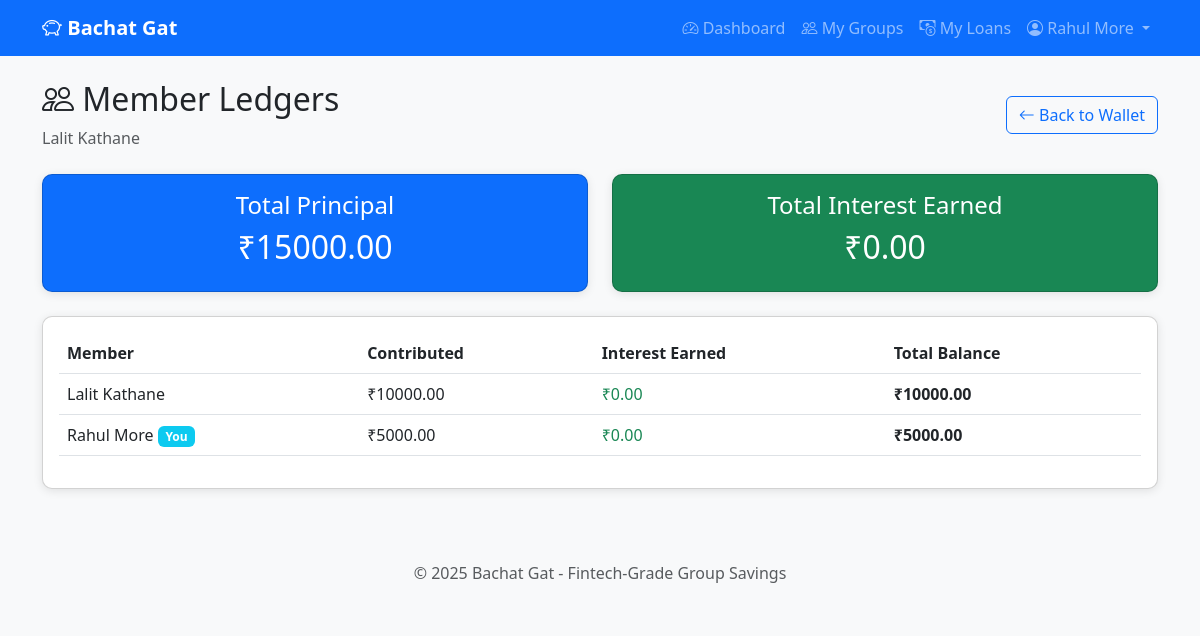
Page /groups/1/wallet/ledgers (signed in) on the earlier database version.
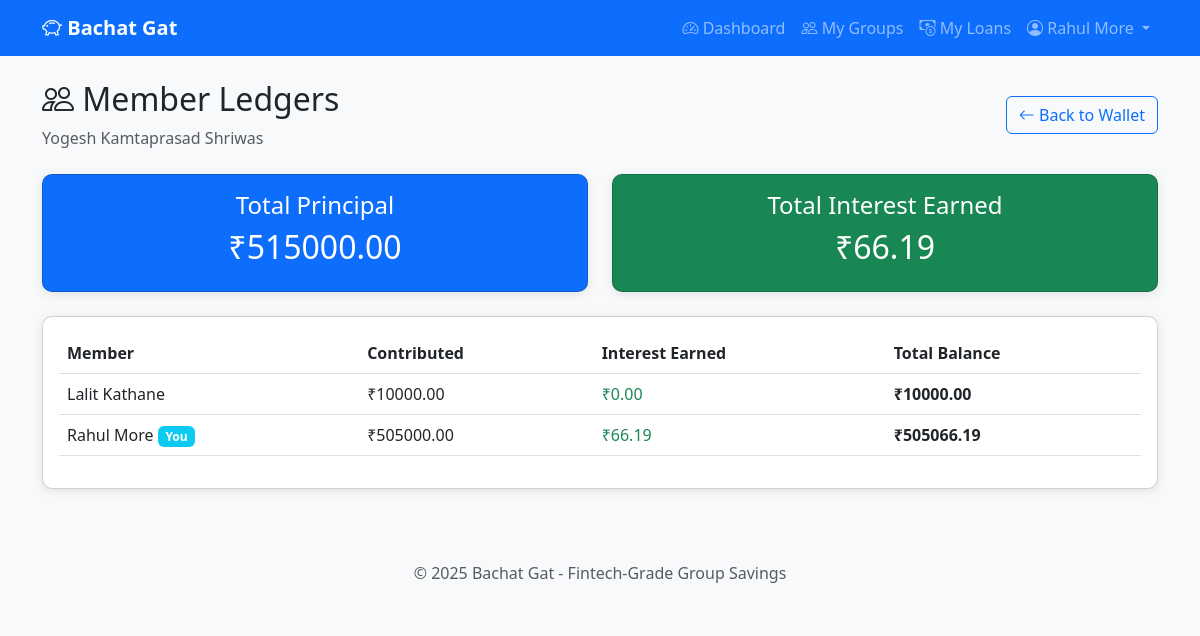
Same page on the later database version.
### app/models.py (models this page shows, shortened)
class Group(db.Model):
    __tablename__ = 'groups'
    id = db.Column(db.Integer, primary_key=True)
    name = db.Column(db.String(100), nullable=False)
    description = db.Column(db.String(500))
    created_by = db.Column(db.Integer, db.ForeignKey('users.id'), nullable=False)
    default_interest_rate = db.Column(db.Float, default=12.0)  # Annual %
    default_loan_duration_months = db.Column(db.Integer, default=12)
    default_repayment_type = db.Column(db.String(20), default=RepaymentType.EMI.value)
    use_flat_rate = db.Column(db.Boolean, default=False, nullable=False)  # NEW: Flat rate option
    is_active = db.Column(db.Boolean, default=True)
    created_at = db.Column(db.DateTime, default=datetime.utcnow)
    updated_at = db.Column(db.DateTime, default=datetime.utcnow, onupdate=datetime.utcnow)
    members = db.relationship('GroupMember', backref='group', lazy='dynamic',
                              cascade='all, delete-orphan')
    loan_requests = db.relationship('LoanRequest', backref='group', lazy='dynamic',
                                    cascade='all, delete-orphan')
    wallet = db.relationship('GroupWallet', backref='group', uselist=False,
                             cascade='all, delete-orphan')

class MemberLedger(db.Model):
    __tablename__ = 'member_ledgers'
    id = db.Column(db.Integer, primary_key=True)
    wallet_id = db.Column(db.Integer, db.ForeignKey('group_wallets.id'), nullable=False)
    user_id = db.Column(db.Integer, db.ForeignKey('users.id'), nullable=False)
    principal_contributed = db.Column(db.Float, default=0.0, nullable=False)
    interest_earned = db.Column(db.Float, default=0.0, nullable=False)
    total_balance = db.Column(db.Float, default=0.0, nullable=False)  # principal + interest
    last_contribution_at = db.Column(db.DateTime, nullable=True)
    last_interest_credit_at = db.Column(db.DateTime, nullable=True)
    created_at = db.Column(db.DateTime, default=datetime.utcnow)
    updated_at = db.Column(db.DateTime, default=datetime.utcnow, onupdate=datetime.utcnow)
    __table_args__ = (
        db.UniqueConstraint('wallet_id', 'user_id', name='unique_member_ledger'),
    )

class User(UserMixin, db.Model):
    __tablename__ = 'users'
    id = db.Column(db.Integer, primary_key=True)
    name = db.Column(db.String(100), nullable=False)
    email = db.Column(db.String(120), unique=True, nullable=False)
    password_hash = db.Column(db.String(256), nullable=False)
    phone = db.Column(db.String(20), nullable=True)
    created_at = db.Column(db.DateTime, default=datetime.utcnow)
    updated_at = db.Column(db.DateTime, default=datetime.utcnow, onupdate=datetime.utcnow)
    groups_created = db.relationship('Group', backref='creator', lazy='dynamic')
    memberships = db.relationship('GroupMember', backref='user', lazy='dynamic',
                                  foreign_keys='GroupMember.user_id')
    loan_requests = db.relationship('LoanRequest', backref='requester', lazy='dynamic',
                                    foreign_keys='LoanRequest.requested_by')
    approvals = db.relationship('LoanApproval', backref='approver', lazy='dynamic')
    contributions = db.relationship('MemberContribution', backref='contributor', lazy='dynamic')
    repayments = db.relationship('LoanRepayment', backref='payer', lazy='dynamic',
                                 foreign_keys='LoanRepayment.paid_by')
    member_ledgers = db.relationship('MemberLedger', backref='member', lazy='dynamic')

### app/routes/wallet.py (the view)
@wallet_bp.route('/groups/<int:group_id>/wallet/ledgers')
@login_required
def member_ledgers(group_id):
    group = Group.query.get_or_404(group_id)
    if not is_group_member(current_user.id, group_id):
        flash('You are not a member of this group!', 'danger')
        return redirect(url_for('groups.list_groups'))
    wallet = group.wallet
    if not wallet:
        flash('This group does not have a wallet!', 'danger')
        return redirect(url_for('groups.view_group', group_id=group_id))
    ledgers = MemberLedger.query.filter_by(wallet_id=wallet.id).all()
    total_principal = sum(l.principal_contributed for l in ledgers)
    total_interest = sum(l.interest_earned for l in ledgers)
    return render_template(
        'wallet/ledgers.html',
        group=group,
        wallet=wallet,
        ledgers=ledgers,
        total_principal=total_principal,
        total_interest=total_interest
    )

### app/__init__.py (called while the page is built)
def create_app():
    app = Flask(__name__)
    app.config.from_object(Config)
    db.init_app(app)
    login_manager.init_app(app)
    from app.models import User
    @login_manager.user_loader
    def load_user(user_id):
        return User.query.get(int(user_id))
    from app.routes.auth import auth_bp
    from app.routes.groups import groups_bp
    from app.routes.loans import loans_bp
    from app.routes.wallet import wallet_bp
    from app.routes.admin import admin_bp  # NEW
    app.register_blueprint(auth_bp)
    app.register_blueprint(groups_bp)
    app.register_blueprint(loans_bp)
    app.register_blueprint(wallet_bp)
    app.register_blueprint(admin_bp)  # NEW
    with app.app_context():
        db.create_all()
        print("✅ Database tables created!")
    return app

### app/services/authorization_service.py (called while the page is built)
def is_group_member(user_id, group_id):
    membership = GroupMember.query.filter_by(
        user_id=user_id,
        group_id=group_id,
        is_active=True
    ).first()
    return membership is not None

### app/templates/wallet/ledgers.html (shortened to what this page needs)
{% extends 'base.html' %}
{% block content %}
<div class="d-flex justify-content-between align-items-center mb-4">
    <div>
        <h2><i class="bi bi-people"></i> Member Ledgers</h2>
        <p class="text-muted mb-0">{{ group.name }}</p>
    </div>
    <a href="{{ url_for('wallet.view_wallet', group_id=group.id) }}" class="btn btn-outline-primary">
        <i class="bi bi-arrow-left"></i> Back to Wallet
    </a>
</div>
<div class="row mb-4">
    <div class="col-md-6">
        <div class="card bg-primary text-white">
            <div class="card-body text-center">
                <h4>Total Principal</h4>
                <h2>₹{{ "%.2f"|format(total_principal) }}</h2>
            </div>
        </div>
    </div>
    <div class="col-md-6">
        <div class="card bg-success text-white">
            <div class="card-body text-center">
                <h4>Total Interest Earned</h4>
                <h2>₹{{ "%.2f"|format(total_interest) }}</h2>
            </div>
        </div>
    </div>
</div>
{% if ledgers %}
<div class="card">
    <div class="card-body">
        <div class="table-responsive">
            <table class="table table-hover">
                <thead>
                    <tr>
                        <th>Member</th>
                        <th>Contributed</th>
                        <th>Interest Earned</th>
                        <th>Total Balance</th>
                    </tr>
                </thead>
                <tbody>
                    {% for ledger in ledgers %}
                    <tr>
                        <td>
                            {{ ledger.member.name }}
                            {% if ledger.member.id == current_user.id %}
                            <span class="badge bg-info">You</span>
                            {% endif %}
                        </td>
                        <td>₹{{ "%.2f"|format(ledger.principal_contributed) }}</td>
                        <td class="text-success">₹{{ "%.2f"|format(ledger.interest_earned) }}</td>
                        <td><strong>₹{{ "%.2f"|format(ledger.total_balance) }}</strong></td>
                    </tr>
                    {% endfor %}
                </tbody>
            </table>
        </div>
    </div>
</div>
{% else %}
<div class="text-center py-5">
    <i class="bi bi-people text-muted" style="font-size: 4rem;"></i>
    <h4 class="mt-3 text-muted">No contributions yet</h4>
</div>
{% endif %}
{% endblock %}

Differences in the rows shown:
changed Group: name "Lalit Kathane" → "Yogesh Kamtaprasad Shriwas"
changed MemberLedger "Rahul More": principal_contributed "5000.00" → "505000.00"; interest_earned "0.00" → "66.19"; total_balance "5000.00" → "505066.19"
Other differences:
{{ "%.2f"|format(total_principal) }}: "15000.00" → "515000.00"
{{ "%.2f"|format(total_interest) }}: "0.00" → "66.19"
